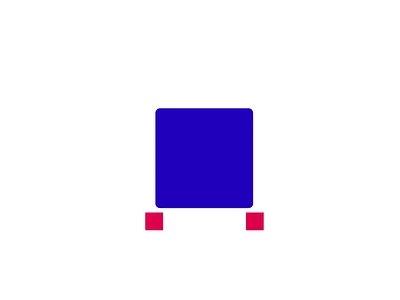
#> input picture 7Contour & Shape Detection/rectangle.png, 400 x 300 px, found by its file name
$ python contour.py
#> lines starting #> are read from the running program, lines starting #| are printed output that depends on the picture; after the words box and inside, x2 and y2 are one past the last pixel; in counts of white or black regions, pixels touching at a corner belong together
import cv2
img = cv2.imread("7Contour & Shape Detection/rectangle.png")
#> img is the input picture: shape (300, 400, 3); mean B, G, R 248.4, 232.9, 236.7
gray = cv2.cvtColor(img,cv2.COLOR_BGR2GRAY)
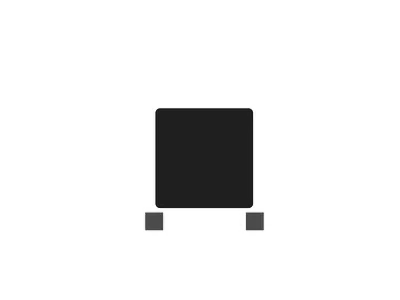
#> gray: shape (300, 400); min 18, max 255, mean 235.8
_, thresh = cv2.threshold(gray, 240,255,cv2.THRESH_BINARY)
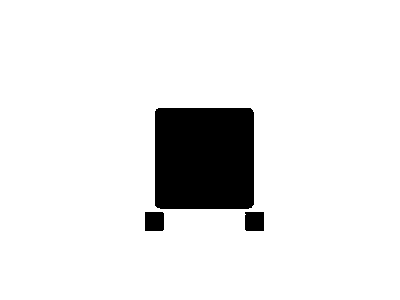
#> thresh: shape (300, 400); 91.1% white; 3 black regions
# FIND CONTOURS
contours, heirarchy = cv2.findContours(thresh,cv2.RETR_TREE,cv2.CHAIN_APPROX_SIMPLE)
#> contours = 4 contours; box (x1, y1, x2, y2) and area: (0, 0, 400, 300) 119301, (154, 107, 255, 210) 10162, (244, 211, 265, 232) 396, (144, 211, 165, 232) 395
cv2.drawContours(img, contours,0,(87,90,39),3)
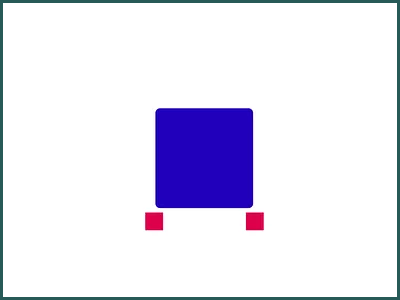
#> img: shape (300, 400, 3); 3.47% of pixels changed, all inside (x1, y1, x2, y2) = (0, 0, 400, 300)
    # cv2.drawContours(image, contours, contourIdx, color, thickness)
    #  contourIdx  =  Which contour to draw (index number)
    # Draws only contour at index 0.
    # -1 means draw all contours.
cv2.imshow("Contours",img)
cv2.waitKey(0)
cv2.destroyAllWindows()

$ run again, with 7Contour & Shape Detection/image.png copied over 7Contour & Shape Detection/rectangle.png
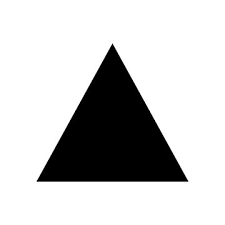
#> input picture 7Contour & Shape Detection/image.png, 225 x 225 px, found by its file name
#> img is the input picture: shape (225, 225, 3); min 0, max 255, mean 202.1
#> `_, thresh = cv2.threshold(gray, 240,255,cv2.THRESH_BINARY)`:
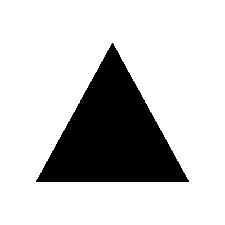
#> thresh: shape (225, 225); 78.8% white; 1 black region
#> contours = 2 contours; box (x1, y1, x2, y2) and area: (0, 0, 225, 225) 50176, (35, 42, 190, 183) 10936
#> `cv2.drawContours(img, contours,0,(87,90,39),3)`:
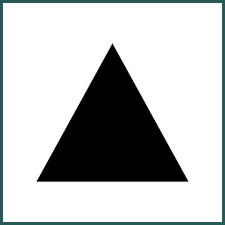
#> img: shape (225, 225, 3); 5.26% of pixels changed, all inside (x1, y1, x2, y2) = (0, 0, 225, 225)

$ run again, with 7Contour & Shape Detection/triangle.png copied over 7Contour & Shape Detection/rectangle.png
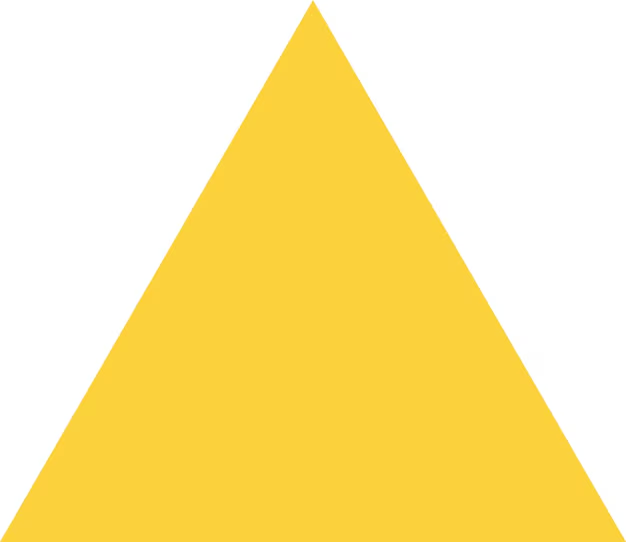
#> input picture 7Contour & Shape Detection/triangle.png, 626 x 542 px, found by its file name
#> img is the input picture: shape (542, 626, 3); mean B, G, R 157.5, 232, 253
#> `_, thresh = cv2.threshold(gray, 240,255,cv2.THRESH_BINARY)`:
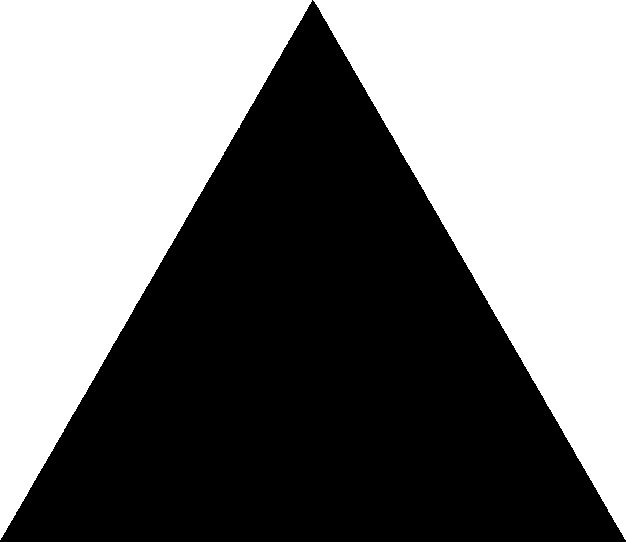
#> thresh: shape (542, 626); 49.9% white; 2 white regions
#> contours = 2 contours; box (x1, y1, x2, y2) and area: (0, 0, 312, 540) 83908, (313, 0, 626, 540) 83905
#> `cv2.drawContours(img, contours,0,(87,90,39),3)`:
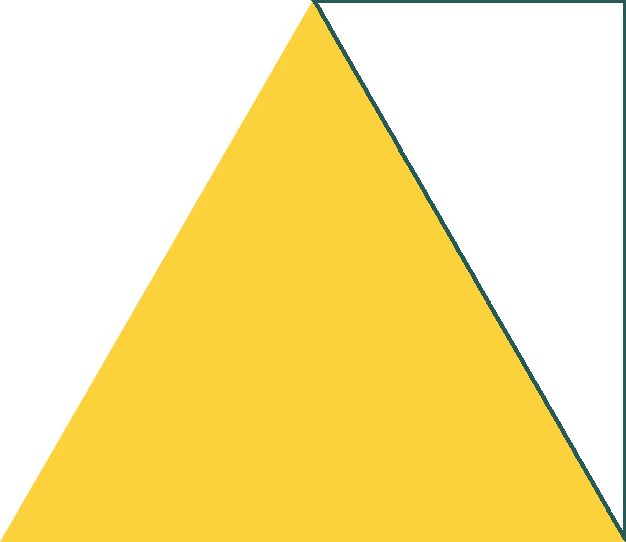
#> img: shape (542, 626, 3); 1.54% of pixels changed, all inside (x1, y1, x2, y2) = (311, 0, 626, 542)
